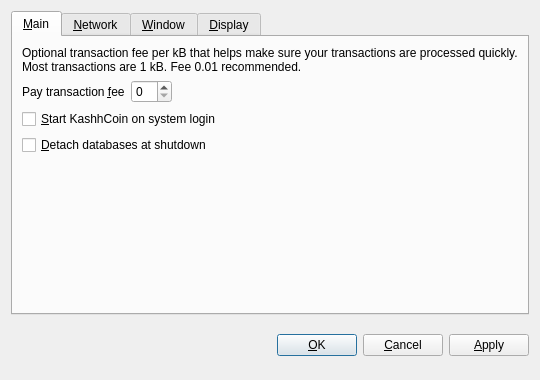
<?xml version="1.0" encoding="UTF-8"?>
<ui version="4.0">
 <class>OptionsDialog</class>
 <widget class="QDialog" name="OptionsDialog">
  <property name="geometry">
   <rect>
    <x>0</x>
    <y>0</y>
    <width>540</width>
    <height>380</height>
   </rect>
  </property>
  <property name="windowTitle">
   <string>Options</string>
  </property>
  <property name="modal">
   <bool>true</bool>
  </property>
  <layout class="QVBoxLayout" name="verticalLayout">
   <item>
    <widget class="QTabWidget" name="tabWidget">
     <property name="tabPosition">
      <enum>QTabWidget::North</enum>
     </property>
     <property name="currentIndex">
      <number>0</number>
     </property>
     <widget class="QWidget" name="tabMain">
      <attribute name="title">
       <string>&amp;Main</string>
      </attribute>
      <layout class="QVBoxLayout" name="verticalLayout_Main">
       <item>
        <widget class="QLabel" name="transactionFeeInfoLabel">
         <property name="text">
          <string>Optional transaction fee per kB that helps make sure your transactions are processed quickly. Most transactions are 1 kB. Fee 0.01 recommended.</string>
         </property>
         <property name="textFormat">
          <enum>Qt::PlainText</enum>
         </property>
         <property name="wordWrap">
          <bool>true</bool>
         </property>
        </widget>
       </item>
       <item>
        <layout class="QHBoxLayout" name="horizontalLayout_Main">
         <item>
          <widget class="QLabel" name="transactionFeeLabel">
           <property name="text">
            <string>Pay transaction &amp;fee</string>
           </property>
           <property name="textFormat">
            <enum>Qt::PlainText</enum>
           </property>
           <property name="buddy">
            <cstring>transactionFee</cstring>
           </property>
          </widget>
         </item>
         <item>
          <widget class="BitcoinAmountField" name="transactionFee"/>
         </item>
         <item>
          <spacer name="horizontalSpacer_Main">
           <property name="orientation">
            <enum>Qt::Horizontal</enum>
           </property>
           <property name="sizeHint" stdset="0">
            <size>
             <width>40</width>
             <height>20</height>
            </size>
           </property>
          </spacer>
         </item>
        </layout>
       </item>
       <item>
        <widget class="QCheckBox" name="bitcoinAtStartup">
         <property name="toolTip">
          <string>Automatically start KashhCoin after logging in to the system.</string>
         </property>
         <property name="text">
          <string>&amp;Start KashhCoin on system login</string>
         </property>
        </widget>
       </item>
       <item>
        <widget class="QCheckBox" name="detachDatabases">
         <property name="toolTip">
          <string>Detach block and address databases at shutdown. This means they can be moved to another data directory, but it slows down shutdown. The wallet is always detached.</string>
         </property>
         <property name="text">
          <string>&amp;Detach databases at shutdown</string>
         </property>
        </widget>
       </item>
       <item>
        <spacer name="verticalSpacer_Main">
         <property name="orientation">
          <enum>Qt::Vertical</enum>
         </property>
         <property name="sizeHint" stdset="0">
          <size>
           <width>20</width>
           <height>40</height>
          </size>
         </property>
        </spacer>
       </item>
      </layout>
     </widget>
     <widget class="QWidget" name="tabNetwork">
      <attribute name="title">
       <string>&amp;Network</string>
      </attribute>
      <layout class="QVBoxLayout" name="verticalLayout_Network">
       <item>
        <widget class="QCheckBox" name="mapPortUpnp">
         <property name="toolTip">
          <string>Automatically open the KashhCoin client port on the router. This only works when your router supports UPnP and it is enabled.</string>
         </property>
         <property name="text">
          <string>Map port using &amp;UPnP</string>
         </property>
        </widget>
       </item>
       <item>
        <widget class="QCheckBox" name="connectSocks">
         <property name="toolTip">
          <string>Connect to the KashhCoin network through a SOCKS proxy (e.g. when connecting through Tor).</string>
         </property>
         <property name="text">
          <string>&amp;Connect through SOCKS proxy:</string>
         </property>
        </widget>
       </item>
       <item>
        <layout class="QHBoxLayout" name="horizontalLayout_Network">
         <item>
          <widget class="QLabel" name="proxyIpLabel">
           <property name="text">
            <string>Proxy &amp;IP:</string>
           </property>
           <property name="textFormat">
            <enum>Qt::PlainText</enum>
           </property>
           <property name="buddy">
            <cstring>proxyIp</cstring>
           </property>
          </widget>
         </item>
         <item>
          <widget class="QValidatedLineEdit" name="proxyIp">
           <property name="maximumSize">
            <size>
             <width>140</width>
             <height>16777215</height>
            </size>
           </property>
           <property name="toolTip">
            <string>IP address of the proxy (e.g. 127.0.0.1)</string>
           </property>
          </widget>
         </item>
         <item>
          <widget class="QLabel" name="proxyPortLabel">
           <property name="text">
            <string>&amp;Port:</string>
           </property>
           <property name="textFormat">
            <enum>Qt::PlainText</enum>
           </property>
           <property name="buddy">
            <cstring>proxyPort</cstring>
           </property>
          </widget>
         </item>
         <item>
          <widget class="QLineEdit" name="proxyPort">
           <property name="maximumSize">
            <size>
             <width>55</width>
             <height>16777215</height>
            </size>
           </property>
           <property name="toolTip">
            <string>Port of the proxy (e.g. 9050)</string>
           </property>
          </widget>
         </item>
         <item>
          <widget class="QLabel" name="socksVersionLabel">
           <property name="text">
            <string>SOCKS &amp;Version:</string>
           </property>
           <property name="textFormat">
            <enum>Qt::PlainText</enum>
           </property>
           <property name="buddy">
            <cstring>socksVersion</cstring>
           </property>
          </widget>
         </item>
         <item>
          <widget class="QValueComboBox" name="socksVersion">
           <property name="toolTip">
            <string>SOCKS version of the proxy (e.g. 5)</string>
           </property>
          </widget>
         </item>
         <item>
          <spacer name="horizontalSpacer_Network">
           <property name="orientation">
            <enum>Qt::Horizontal</enum>
           </property>
           <property name="sizeHint" stdset="0">
            <size>
             <width>40</width>
             <height>20</height>
            </size>
           </property>
          </spacer>
         </item>
        </layout>
       </item>
       <item>
        <spacer name="verticalSpacer_Network">
         <property name="orientation">
          <enum>Qt::Vertical</enum>
         </property>
         <property name="sizeHint" stdset="0">
          <size>
           <width>20</width>
           <height>40</height>
          </size>
         </property>
        </spacer>
       </item>
      </layout>
     </widget>
     <widget class="QWidget" name="tabWindow">
      <attribute name="title">
       <string>&amp;Window</string>
      </attribute>
      <layout class="QVBoxLayout" name="verticalLayout_Window">
       <item>
        <widget class="QCheckBox" name="minimizeToTray">
         <property name="toolTip">
          <string>Show only a tray icon after minimizing the window.</string>
         </property>
         <property name="text">
          <string>&amp;Minimize to the tray instead of the taskbar</string>
         </property>
        </widget>
       </item>
       <item>
        <widget class="QCheckBox" name="minimizeOnClose">
         <property name="toolTip">
          <string>Minimize instead of exit the application when the window is closed. When this option is enabled, the application will be closed only after selecting Quit in the menu.</string>
         </property>
         <property name="text">
          <string>M&amp;inimize on close</string>
         </property>
        </widget>
       </item>
       <item>
        <spacer name="verticalSpacer_Window">
         <property name="orientation">
          <enum>Qt::Vertical</enum>
         </property>
         <property name="sizeHint" stdset="0">
          <size>
           <width>20</width>
           <height>40</height>
          </size>
         </property>
        </spacer>
       </item>
      </layout>
     </widget>
     <widget class="QWidget" name="tabDisplay">
      <attribute name="title">
       <string>&amp;Display</string>
      </attribute>
      <layout class="QVBoxLayout" name="verticalLayout_Display">
       <item>
        <layout class="QHBoxLayout" name="horizontalLayout_1_Display">
         <item>
          <widget class="QLabel" name="langLabel">
           <property name="text">
            <string>User Interface &amp;language:</string>
           </property>
           <property name="textFormat">
            <enum>Qt::PlainText</enum>
           </property>
           <property name="buddy">
            <cstring>lang</cstring>
           </property>
          </widget>
         </item>
         <item>
          <widget class="QValueComboBox" name="lang">
           <property name="toolTip">
            <string>The user interface language can be set here. This setting will take effect after restarting KashhCoin.</string>
           </property>
          </widget>
         </item>
        </layout>
       </item>
       <item>
        <layout class="QHBoxLayout" name="horizontalLayout_2_Display">
         <item>
          <widget class="QLabel" name="unitLabel">
           <property name="text">
            <string>&amp;Unit to show amounts in:</string>
           </property>
           <property name="textFormat">
            <enum>Qt::PlainText</enum>
           </property>
           <property name="buddy">
            <cstring>unit</cstring>
           </property>
          </widget>
         </item>
         <item>
          <widget class="QValueComboBox" name="unit">
           <property name="toolTip">
            <string>Choose the default subdivision unit to show in the interface and when sending coins.</string>
           </property>
          </widget>
         </item>
        </layout>
       </item>
       <item>
        <widget class="QCheckBox" name="displayAddresses">
         <property name="toolTip">
          <string>Whether to show KashhCoin addresses in the transaction list or not.</string>
         </property>
         <property name="text">
          <string>&amp;Display addresses in transaction list</string>
         </property>
        </widget>
       </item>
       <item>
        <widget class="QCheckBox" name="coinControlFeatures">
         <property name="toolTip">
          <string>Whether to show coin control features or not.</string>
         </property>
         <property name="text">
          <string>Display coin &amp;control features (experts only!)</string>
         </property>
        </widget>
       </item>
       <item>
        <spacer name="verticalSpacer_Display">
         <property name="orientation">
          <enum>Qt::Vertical</enum>
         </property>
         <property name="sizeHint" stdset="0">
          <size>
           <width>20</width>
           <height>40</height>
          </size>
         </property>
        </spacer>
       </item>
      </layout>
     </widget>
    </widget>
   </item>
   <item>
    <layout class="QHBoxLayout" name="horizontalLayout_Buttons">
     <item>
      <spacer name="horizontalSpacer_1">
       <property name="orientation">
        <enum>Qt::Horizontal</enum>
       </property>
       <property name="sizeHint" stdset="0">
        <size>
         <width>40</width>
         <height>48</height>
        </size>
       </property>
      </spacer>
     </item>
     <item>
      <widget class="QLabel" name="statusLabel">
       <property name="font">
        <font>
         <weight>75</weight>
         <bold>true</bold>
        </font>
       </property>
       <property name="text">
        <string/>
       </property>
       <property name="textFormat">
        <enum>Qt::PlainText</enum>
       </property>
       <property name="wordWrap">
        <bool>true</bool>
       </property>
      </widget>
     </item>
     <item>
      <spacer name="horizontalSpacer_2">
       <property name="orientation">
        <enum>Qt::Horizontal</enum>
       </property>
       <property name="sizeHint" stdset="0">
        <size>
         <width>40</width>
         <height>48</height>
        </size>
       </property>
      </spacer>
     </item>
     <item>
      <widget class="QPushButton" name="okButton">
       <property name="text">
        <string>&amp;OK</string>
       </property>
      </widget>
     </item>
     <item>
      <widget class="QPushButton" name="cancelButton">
       <property name="text">
        <string>&amp;Cancel</string>
       </property>
       <property name="autoDefault">
        <bool>false</bool>
       </property>
      </widget>
     </item>
     <item>
      <widget class="QPushButton" name="applyButton">
       <property name="text">
        <string>&amp;Apply</string>
       </property>
       <property name="autoDefault">
        <bool>false</bool>
       </property>
      </widget>
     </item>
    </layout>
   </item>
  </layout>
 </widget>
 <customwidgets>
  <customwidget>
   <class>BitcoinAmountField</class>
   <extends>QSpinBox</extends>
   <header>bitcoinamountfield.h</header>
  </customwidget>
  <customwidget>
   <class>QValueComboBox</class>
   <extends>QComboBox</extends>
   <header>qvaluecombobox.h</header>
  </customwidget>
  <customwidget>
   <class>QValidatedLineEdit</class>
   <extends>QLineEdit</extends>
   <header>qvalidatedlineedit.h</header>
  </customwidget>
 </customwidgets>
 <resources/>
 <connections/>
</ui>
